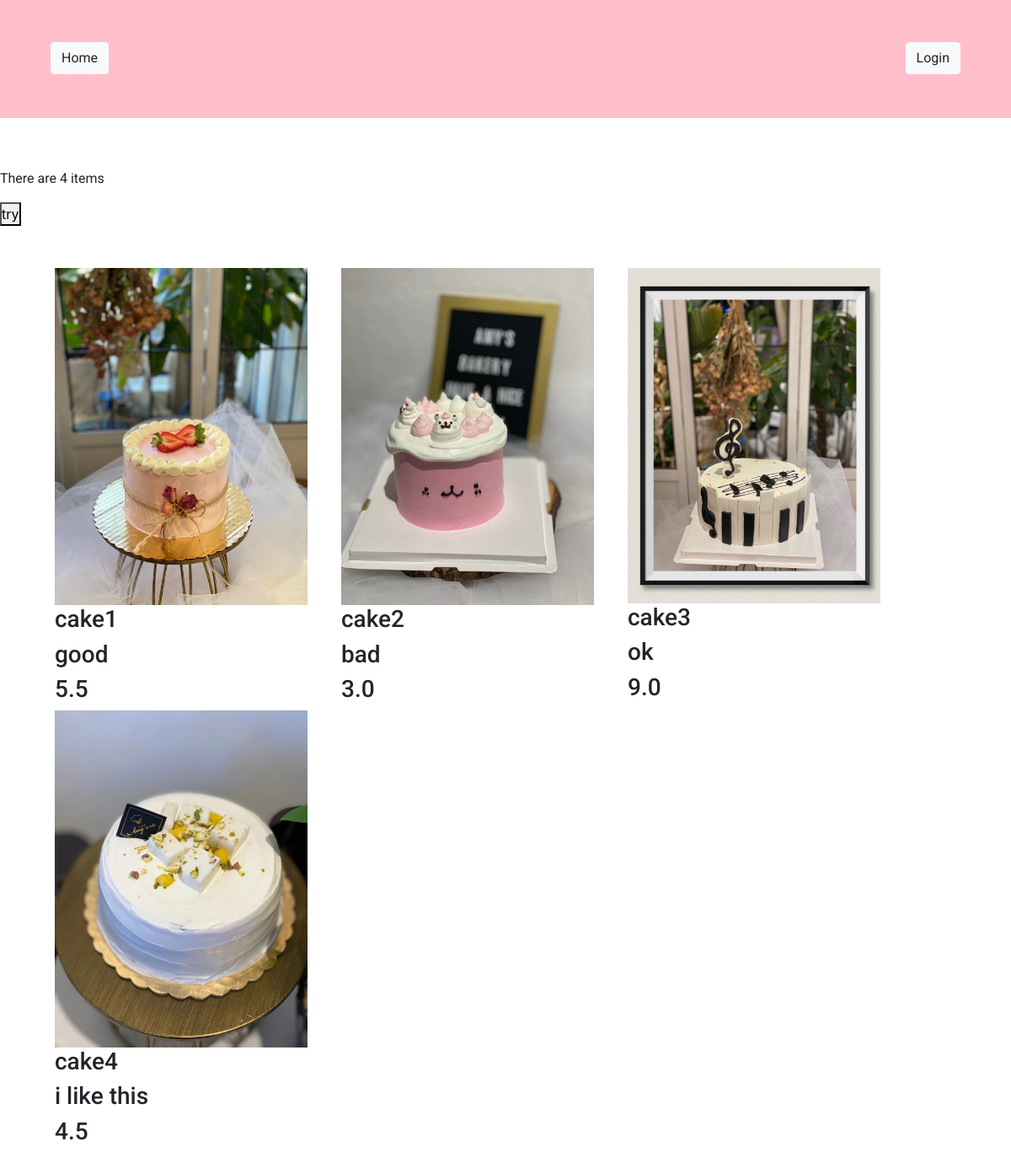
The page / on the database its author committed.
### app/models.py (models this page shows, shortened)
class Product(db.Model):
    __tablename__ = 'products'
    id = db.Column(db.Integer,primary_key = True)
    product_name = db.Column(db.Text)
    product_description = db.Column(db.Text)
    product_image = db.Column(db.String(20), nullable=False)
    product_price = db.Column(db.REAL)

### app/routes.py (the view)
@app.route('/')
def index():
    conn = get_db_connection()
    all_products_data = conn.execute('SELECT * FROM products;').fetchall()
    total_item_in_home_page = conn.execute('SELECT count(*) FROM products;').fetchone()
    get_price_high_to_low = conn.execute('''
    SELECT p.product_price, p.product_name, p.product_image,p.product_description
    FROM products p
    ORDER BY p.product_price DESC
    ''').fetchall()
    conn.close()
    return render_template('index.html', all_products_data = all_products_data, total_item_in_home_page = total_item_in_home_page)

### app/routes.py (called while the page is built)
def get_db_connection():
    conn = sqlite3.connect('app.db')
    conn.row_factory = sqlite3.Row
    return conn

### app/templates/index.html (shortened to what this page needs)
{% extends "base.html" %} {% block content %}
<p id="length">There are {{ total_item_in_home_page[0] }} items</p>
<button type="button" onclick="myfunc('{{ total_item_in_home_page[0] }}')">try</button>
<div class="container">
    {% for products_list in all_products_data %}
    <div class="image" name="total">
        <img id="product-image-{{loop.index}}" src="{{ url_for('upload', filename=products_list[3]) }}" style="width: 300px">
        <h3 id="product-name-{{loop.index}}">{{ products_list[1] }}</h3>
        <h3 id="product-description-{{loop.index}}">{{ products_list[2] }}</h3>
        <h3 id="product-price-{{loop.index}}">{{ products_list[4] }}</h3>
    </div>
    {% endfor %}
</div>
{% endblock %}

### app/static/css/style.css (style rules this page uses)
* { margin: 0; padding: 0; box-sizing: border-box; font-family: 'Roboto', sans-serif; }
.container, .products-container { display: flex; flex-wrap: wrap; margin-top: 50px; padding-bottom: 100px; }
.image { margin-right: 20px; margin-left: 20px; position: relative; overflow: hidden; }

### rows shown on the page
Product: product_image (picture), product_name "cake1", product_description "good", product_price "5.5"
Product: product_image (picture), product_name "cake2", product_description "bad", product_price "3.0"
Product: product_image (picture), product_name "cake3", product_description "ok", product_price "9.0"
Product: product_image (picture), product_name "cake4", product_description "i like this", product_price "4.5"

### other values the page prints
{{ total_item_in_home_page[0] }} "4"
